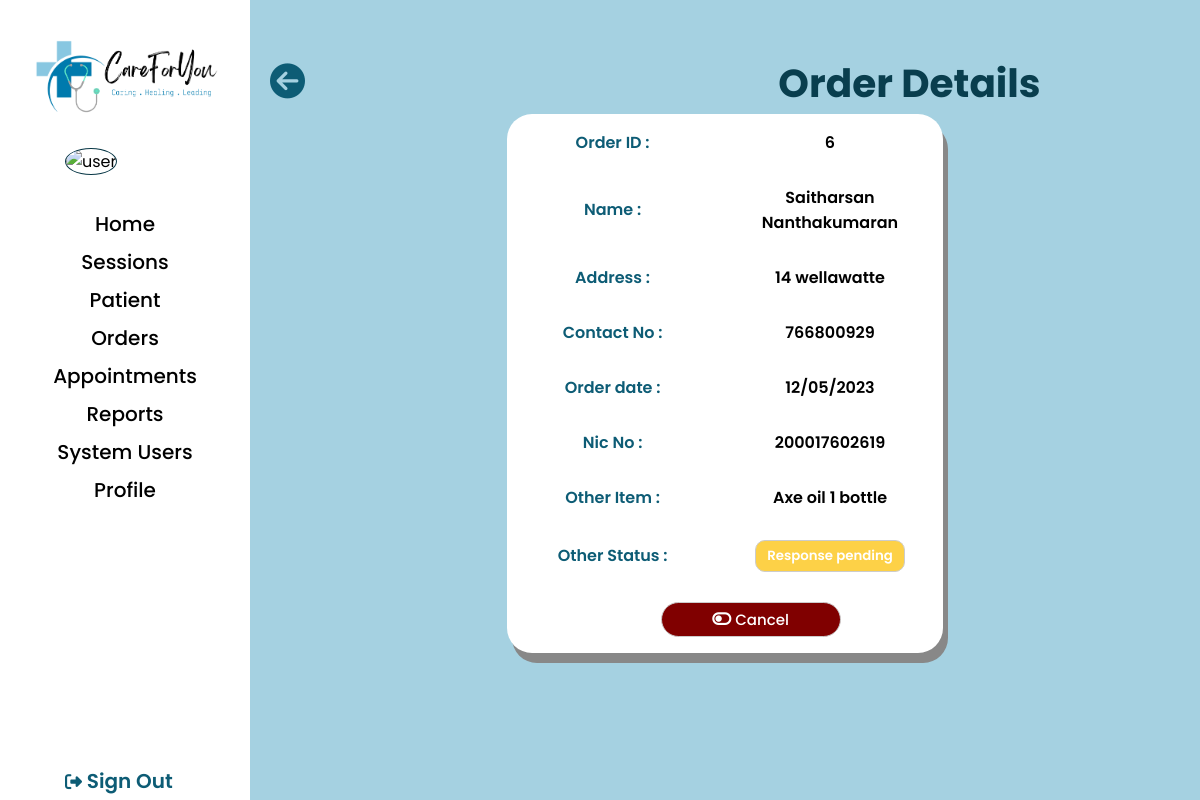
The page /admin/admin-order-detail.php?id=6 on the database its author committed.
### tables this page shows
CREATE TABLE `tbl_neworder` (
  `order_id` int(20) NOT NULL,
  `pname` varchar(255) NOT NULL,
  `paddress` varchar(255) NOT NULL,
  `contactnumber` int(10) NOT NULL,
  `prescription_name` varchar(255) NOT NULL,
  `remarks` varchar(255) NOT NULL,
  `orderdate` varchar(10) NOT NULL,
  `ordertime` varchar(20) NOT NULL,
  `userid` int(200) NOT NULL,
  `order_status` int(11) NOT NULL DEFAULT 0,
  `nic` varchar(200) NOT NULL
);

### admin/admin-order-detail.php (the view, shortened to what this page needs)
<?php include('../config/constants.php'); ?>
<?php include('admin_getinfo.php') ?>
<!DOCTYPE html>
<html lang="en">
<head>
    <link rel="stylesheet" href="../css/admin-order.css">
</head>
<?php
$id = $_GET['id'];
$query = "SELECT * FROM tbl_neworder WHERE order_id=$id";
$result = mysqli_query($conn, $query);
$row = mysqli_fetch_array($result);
?>
<body>
    <div class="wrapper">
        <div class="sidebar">
            <a href="../index.php"><img src="../images/logo.png" alt="logo" class="logo"></a>
            <img src="../images/user-profilepic/admin/<?php echo $Admin_profile_picture; ?>" alt="user" class="imgframe">
            <ul>
                <li><a href="admin_home.php">Home</a></li>
                <li><a href="admin-session-view.php">Sessions</a></li>
                <li><a href="admin-patient-view.php">Patient</a></li>
                <li><a href="admin-order-view.php"><div class="highlighttext"></div>Orders</a></li>
                <li><a href="admin-appointment.php">Appointments</a></li>
                <li><a href="#">Reports</a></li>
                <li><a href="admin-system-users.php">System Users</a></li>
                <li><a href="admin_viewprofile.php">Profile</a></li>
            </ul>
            <div class="signouttext"><a href="../logout.php"><i class="fa-solid fa-right-from-bracket"></i> Sign Out </a></div>
        </div>
        <div class="main_content">
            <div class="info">
                <div class="back" onclick="location.href='admin-order-view.php'">
                    <i class="fa-solid fa-circle-arrow-left" style="font-size: 35px;"></i>
                </div>
                <div class="order-title-detail" id="id"> Order Details</div>
                <table class="view-order" id="tbl-main-order">
                    <tr>
                        <td class="typeR">Order ID :</td>
                        <td class="typeL"><?php echo $row['order_id']; ?> </td>
                    </tr>
                    <tr>
                        <td class="typeR"> Name :</td>
                        <td class="typeL"><?php echo $row['pname']; ?></td>
                    </tr>
                    <tr>
                        <td class="typeR">Address :</td>
                        <td class="typeL"><?php echo $row['paddress']; ?></td>
                    </tr>
                    <tr>
                        <td class="typeR">Contact No :</td>
                        <td class="typeL"><?php echo $row['contactnumber']; ?> </td>
                    </tr>
                    <tr>
                        <td class="typeR">Order date :</td>
                        <td class="typeL"><?php echo $row['orderdate']; ?></td>
                    </tr>
                    <tr>
                        <td class="typeR">Nic No :</td>
                        <td class="typeL"><?php echo $row['nic']; ?></td>
                    </tr>
                    <tr>
                        <td class="typeR">Other Item :</td>
                        <td class="typeL"><?php echo $row['remarks']; ?></td>
                    </tr>
                    <tr>
                        <td class="typeR">Other Status :</td>
                        <td class="typeL">
                            <?php
                            if ($row['order_status'] == 0) {
                                echo '<button class="btn-rpending"> Response pending </button>';
                            } else if ($row['order_status'] == 1) {
                                echo '<button class="btn-ppending"> Payment pending</button>';
                            } else if ($row['order_status'] == 2) {
                                echo '<button class="btn-confirmed"> Order Confirm </button>';
                            } else if ($row['order_status'] == 3) {
                                echo '<button class="btn-dispatch"> Order Dispatched</button>';
                            } else if ($row['order_status'] == 4) {
                                echo '<button class="btn-deliver">Delivered </button>';
                            } else if ($row['order_status'] == 5) {
                                echo '<button class="btn-cancelled"> Cancelled </button>';
                            }
                            ?>
                        </td>
                    </tr>
         <tr >
            <td>
                <?php
                if ($row['order_status'] == 0||$row['order_status'] == 1||$row['order_status'] == 2) {
                    include('./admin-order-pop.php');
                ?>
                    <button class="btn-cancel" onclick="document.getElementById('id01').style.display='block';
                                document.getElementById('del').action = '?id=<?php echo $row['order_id'] ?>&cancel=<?php echo $row['order_id'] ?> ';
                                ">
                        <i class="fa-solid fa-toggle-off"></i>
                        Cancel
                    </button>
                <?php
                }
                ?>
</body>
</html>

### css/admin-order.css (style rules this page uses)
* { margin: 0px; padding: 0px; box-sizing: border-box; list-style: none; text-decoration: none; font-family: 'Poppins', sans-serif; }
body { background-color: #A5D1E1; }
.back { margin-top: -50px; position: fixed; color: #0D5C75; cursor: pointer; }
.wrapper { display: flex; position: relative; }
.wrapper .sidebar { width: 250px; height: 100%; background: #FFFFFF; padding: 30px 0px; position: fixed; }
.logo { width: 200px; margin-top: 0px; margin-left: 25px; }
.imgframe { width: 120px; height: 120px; margin-top: 20px; margin-left: 65px; border: 1px solid #083746; border-radius: 50%; }
.wrapper .sidebar ul { margin-top: 20px; text-align: center; font-size: 20px; font-weight: 500; padding: 10px; }
.wrapper .sidebar ul li { padding: 4px; vertical-align: middle; }
.wrapper .sidebar ul li a { color: #000000; display: block; }
.signouttext { color: #0D5C75; text-align: center; font-size: 20px; font-weight: 600; position: absolute; bottom: 4px; left: 65px; }
.wrapper .sidebar .signouttext a { color: #0D5C75; display: block; }
.fa-solid { font-size: 17px; }
.wrapper .main_content { width: 100%; margin-left: 250px; margin-top: 50px; text-align: center; }
.wrapper .main_content .info { margin: 20px; color: #000000; line-height: 25px; }
.wrapper .main_content .info div { margin-bottom: 20px; }
.btn-rpending { width: 150px; background-color: #FDD147; padding: 5px; padding-left: 10px; padding-right: 10px; border-radius: 10px; border: 1px solid #ccc; color: #ffffff; font-weight: 550; }
.order-title-detail { position: absolute; left: 592px; top: 71px; font-size: 39px; font-weight: 626; width: 635px; color: #093e4e; margin-bottom: -15px; }
.view-order { margin-top: 7%; margin-bottom: 5%; margin-left: auto; margin-right: auto; width: 48%; height: 478px; text-align: center; vertical-align: middle; background-color: #ffffff; border-collapse: collapse; border-radius: 25px; overflow: hidden; border: 1px solid #888888; padding: 10px; box-shadow: 5px 10px #888888; }
.view-order tr td { padding: 15px; text-align: center; vertical-align: middle; }
.view-order td.typeR { text-align: center; color: #0D5C75; font-weight: 600; }
.view-order td.typeL { text-align: center; font-weight: 600; }
.btn-cancel { position: relative; left: 138px; width: 180px; background-color: #800000; padding: 5px; border-radius: 25px; border: 1px solid #ccc; color: #ffffff; font-size: 15px; font-weight: 500; cursor: pointer; }

### css/admin-appointment-pop.css (style rules this page uses)
a { cursor: pointer; }

### rows shown on the page
tbl_neworder: order_id "6", pname "Saitharsan Nanthakumaran", paddress "14 wellawatte", contactnumber "766800929", orderdate "12/05/2023", nic "200017602619", remarks "Axe oil 1 bottle"
